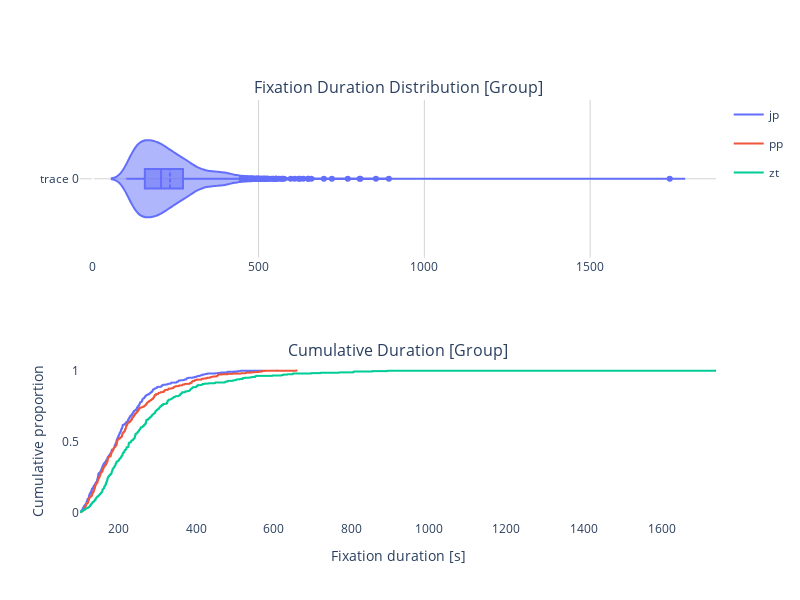
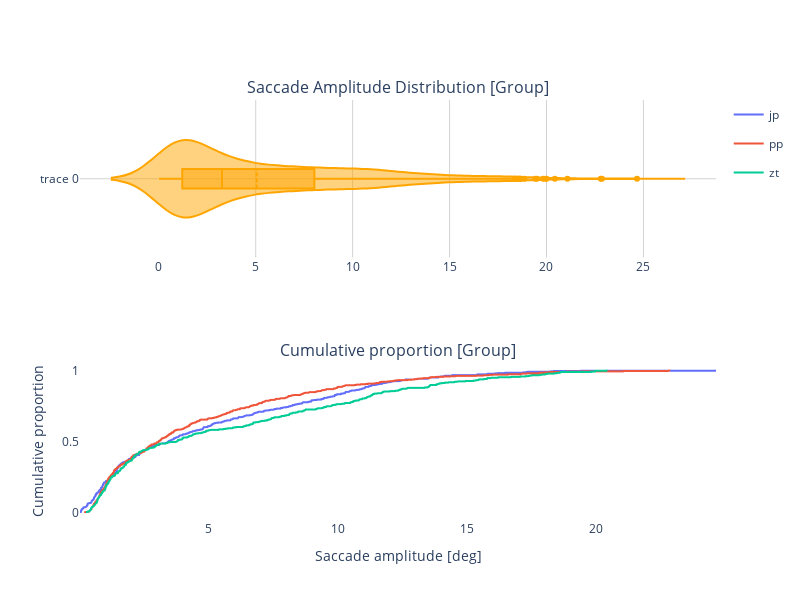

The notebook cell these images were saved under, in order:
### Code cell
plot_eye_movement_distributions_group_plotly()
plot_eye_movement_distributions_group()

### Figure 1 — Plotly figure (JSON) as saved in the notebook; plotly's stock layout.template omitted (floating-point values rounded to 4 significant figures; data arrays with more than 128 entries replaced by an {"elided": "..."} marker saying what was removed)
{"data": [{"box": {"visible": true}, "meanline": {"visible": true}, "orientation": "h", "showlegend": false, "type": "violin", "x": {"elided": "1215 int values"}, "xaxis": "x", "yaxis": "y"}, {"hovertemplate": "sub_num=jp<br>dur=%{x}<br>probability=%{y}<extra></extra>", "legendgroup": "jp", "line": {"dash": "solid", "shape": "hv"}, "marker": {"color": "#636efa", "symbol": "circle"}, "mode": "lines", "name": "jp", "showlegend": true, "type": "scattergl", "x": {"elided": "406 int values"}, "xaxis": "x2", "y": {"elided": "406 float values"}, "yaxis": "y2"}, {"hovertemplate": "sub_num=pp<br>dur=%{x}<br>probability=%{y}<extra></extra>", "legendgroup": "pp", "line": {"dash": "solid", "shape": "hv"}, "marker": {"color": "#EF553B", "symbol": "circle"}, "mode": "lines", "name": "pp", "showlegend": true, "type": "scattergl", "x": {"elided": "444 int values"}, "xaxis": "x2", "y": {"elided": "444 float values"}, "yaxis": "y2"}, {"hovertemplate": "sub_num=zt<br>dur=%{x}<br>probability=%{y}<extra></extra>", "legendgroup": "zt", "line": {"dash": "solid", "shape": "hv"}, "marker": {"color": "#00cc96", "symbol": "circle"}, "mode": "lines", "name": "zt", "showlegend": true, "type": "scattergl", "x": {"elided": "365 int values"}, "xaxis": "x2", "y": {"elided": "365 float values"}, "yaxis": "y2"}], "layout": {"annotations": [{"font": {"size": 16}, "showarrow": false, "text": "Fixation Duration Distribution [Group]", "x": 0.5, "xanchor": "center", "xref": "paper", "y": 1, "yanchor": "bottom", "yref": "paper"}, {"font": {"size": 16}, "showarrow": false, "text": "Cumulative Duration [Group]", "x": 0.5, "xanchor": "center", "xref": "paper", "y": 0.375, "yanchor": "bottom", "yref": "paper"}], "height": 600, "plot_bgcolor": "white", "width": 800, "xaxis": {"anchor": "y", "autorange": true, "domain": [0, 1], "gridcolor": "LightGrey", "gridwidth": 1, "range": [-38.52, 1880.0], "showgrid": true, "type": "linear"}, "xaxis2": {"anchor": "y2", "autorange": true, "domain": [0, 1], "range": [101, 1740], "title": {"text": "Fixation duration [s]"}, "type": "linear"}, "yaxis": {"anchor": "x", "autorange": true, "domain": [0.625, 1], "gridcolor": "LightGrey", "gridwidth": 1, "range": [-0.5, 0.5], "showgrid": true, "type": "category"}, "yaxis2": {"anchor": "x2", "autorange": true, "domain": [0, 0.375], "range": [-0.05318, 1.055], "title": {"text": "Cumulative proportion"}, "type": "linear"}}}

### Figure 2 — Plotly figure (JSON) as saved in the notebook; plotly's stock layout.template omitted (floating-point values rounded to 4 significant figures; data arrays with more than 128 entries replaced by an {"elided": "..."} marker saying what was removed)
{"data": [{"box": {"visible": true}, "line": {"color": "orange"}, "meanline": {"visible": true}, "orientation": "h", "showlegend": false, "type": "violin", "x": {"elided": "1211 float values"}, "xaxis": "x", "yaxis": "y"}, {"hovertemplate": "sub_num=jp<br>ampl=%{x}<br>probability=%{y}<extra></extra>", "legendgroup": "jp", "line": {"dash": "solid", "shape": "hv"}, "marker": {"color": "#636efa", "symbol": "circle"}, "mode": "lines", "name": "jp", "showlegend": true, "type": "scattergl", "visible": true, "x": {"elided": "423 float values"}, "xaxis": "x2", "y": {"elided": "423 float values"}, "yaxis": "y2"}, {"hovertemplate": "sub_num=pp<br>ampl=%{x}<br>probability=%{y}<extra></extra>", "legendgroup": "pp", "line": {"dash": "solid", "shape": "hv"}, "marker": {"color": "#EF553B", "symbol": "circle"}, "mode": "lines", "name": "pp", "showlegend": true, "type": "scattergl", "visible": true, "x": {"elided": "439 float values"}, "xaxis": "x2", "y": {"elided": "439 float values"}, "yaxis": "y2"}, {"hovertemplate": "sub_num=zt<br>ampl=%{x}<br>probability=%{y}<extra></extra>", "legendgroup": "zt", "line": {"dash": "solid", "shape": "hv"}, "marker": {"color": "#00cc96", "symbol": "circle"}, "mode": "lines", "name": "zt", "showlegend": true, "type": "scattergl", "x": {"elided": "349 float values"}, "xaxis": "x2", "y": {"elided": "349 float values"}, "yaxis": "y2"}], "layout": {"annotations": [{"font": {"size": 16}, "showarrow": false, "text": "Saccade Amplitude Distribution [Group]", "x": 0.5, "xanchor": "center", "xref": "paper", "y": 1, "yanchor": "bottom", "yref": "paper"}, {"font": {"size": 16}, "showarrow": false, "text": "Cumulative proportion [Group]", "x": 0.5, "xanchor": "center", "xref": "paper", "y": 0.375, "yanchor": "bottom", "yref": "paper"}], "height": 600, "plot_bgcolor": "white", "width": 800, "xaxis": {"anchor": "y", "autorange": true, "domain": [0, 1], "gridcolor": "LightGrey", "gridwidth": 1, "range": [-4.065, 28.74], "showgrid": true, "type": "linear"}, "xaxis2": {"anchor": "y2", "autorange": true, "domain": [0, 1], "range": [0.01, 24.67], "title": {"text": "Saccade amplitude [deg]"}, "type": "linear"}, "yaxis": {"anchor": "x", "autorange": true, "domain": [0.625, 1], "gridcolor": "LightGrey", "gridwidth": 1, "range": [-0.5, 0.5], "showgrid": true, "type": "category"}, "yaxis2": {"anchor": "x2", "autorange": true, "domain": [0, 0.375], "range": [-0.05315, 1.055], "title": {"text": "Cumulative proportion"}, "type": "linear"}}}
